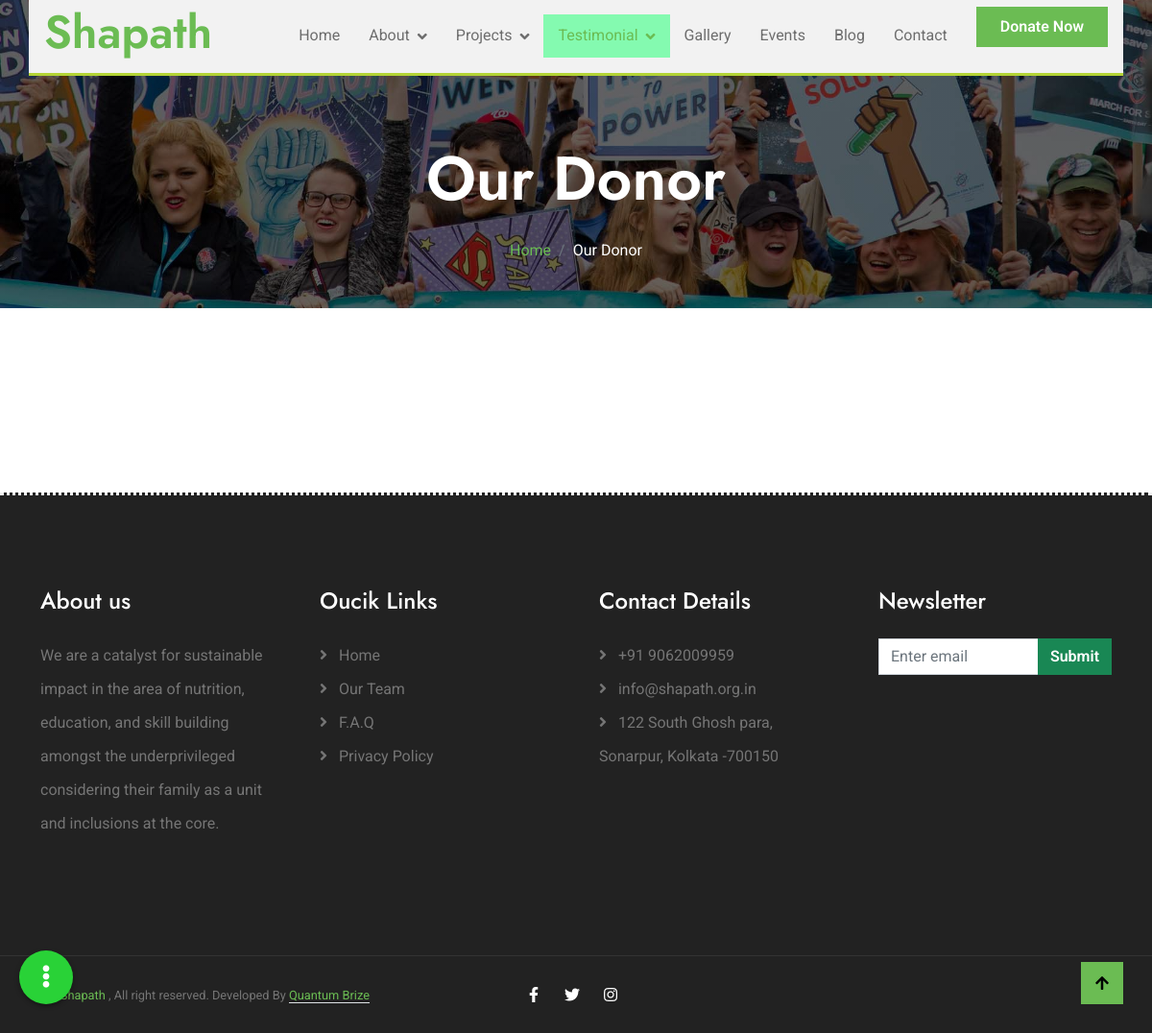
Before: /index.php/web/testimonial/our_donor with the older database file.
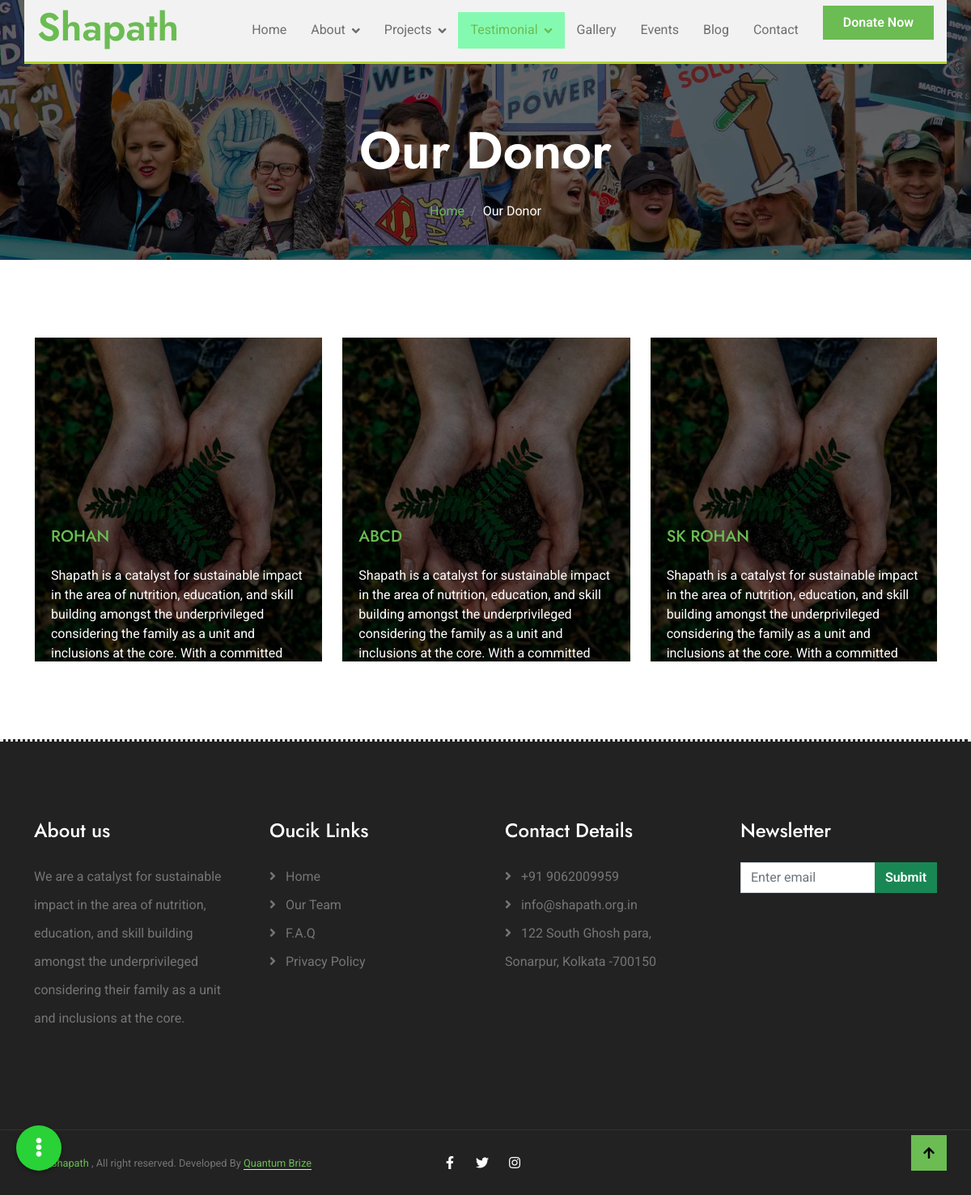
After: the same page with the newer database file.
### tables this page shows
CREATE TABLE `donors` (
  `id` int(11) NOT NULL,
  `uid` varchar(255) NOT NULL,
  `name` varchar(255) NOT NULL,
  `doner_about` longtext NOT NULL,
  `img` varchar(255) NOT NULL,
  `created_at` datetime NOT NULL DEFAULT current_timestamp(),
  `updated_at` datetime NOT NULL DEFAULT current_timestamp()
);

### application/controllers/Common.php (called while the page is built, shortened)
<?php
class Common extends CI_Controller
{
	public function init_model($model)
	{
		$this->load->model($model);
	}
	public function load_page($page, $data)
	{
		$this->load_headers($data['data_header']);
		$this->load->view($page, $data['data_page']);
		$this->load_footers($data['data_footer']);
	}
	private function load_headers($data)
	{
		$projects['projects'] = $this->Pages_model->get_all_projects();
		$this->load->view('/' . $data['site'] . '/inc/header_link.php', $data);
		$this->load->view('/' . $data['site'] . '/inc/header.php', $projects, $data);
	}
	private function load_footers($data)
	{
		$this->load->view('/' . $data['site'] . '/inc/footer.php');
		$this->load->view('/' . $data['site'] . '/inc/footer_link.php', $data);
	}
}
?>

### application/controllers/web/Testimonial.php (called while the page is built, shortened)
<?php
class Testimonial extends Load {
    public function our_donor(){
        $data = PAGE_DATA_WEB;
        $data['data_header']['testimonial'] = true;
        $data['data_page']['donors'] = $this->Pages_model->get_all_donors();
        $this->load_page('web/our_donor.php',$data);
    }
}

### index.php (called while the page is built, shortened)
<?php
require_once BASEPATH.'core/CodeIgniter.php';

### application/models/Pages_model.php (called while the page is built, shortened)
<?php
class Pages_model extends Admin_model
{
    public function get_all_donors()
    {
        $donors = $this->db
            ->select('*')
            ->from(TABLE_DONORS)
            ->get();
        $donors = $donors->result_array();
        return !empty($donors) ? $donors : [];
    }
}

### application/views/web/our_donor.php (the view, shortened to what this page needs)
<div class="container-fluid bg-breadcrumb">
    <div class="container text-center py-5" style="max-width: 900px;">
        <h3 class="text-white display-3 mb-4">Our Donor</h1>
            <ol class="breadcrumb justify-content-center mb-0">
                <li class="breadcrumb-item"><a href="index.html">Home</a></li>
                <li class="breadcrumb-item active text-white">Our Donor</li>
            </ol>
    </div>
</div>
<div class="container-fluid donation py-5">
    <div class="container py-5">
        <div class="event-carousel owl-carousel">
            <?php foreach ($donors as $donor) { ?>
                <div class="event-item">
                    <div class="donation-item">
                        <img src="<?php echo base_url($donor['img']) ?>" class="img-fluid w-100" alt="Image"
                            style="height: 400px; object-fit: cover;">
                        <div class="donation-content d-flex flex-column">
                            <h5 class="text-uppercase text-primary mb-4">
                                <?php echo $donor['name'] ?>
                            </h5>
                            <p class="text-white mb-4">
                                <?php echo $donor['doner_about'] ?>
                            </p>
                        </div>
                    </div>
                </div>
            <?php } ?>
        </div>
    </div>
</div>

### application/views/web/inc/header_link.php (shortened to what this page needs)
<!DOCTYPE html>
<html lang="en">
<head>
    <link rel="stylesheet" href="https://use.fontawesome.com/releases/v5.15.4/css/all.css" />
    <link href="https://cdn.jsdelivr.net/npm/bootstrap-icons@1.4.1/font/bootstrap-icons.css" rel="stylesheet">
    <link href="<?=base_url()?>assets/lib/owlcarousel/assets/owl.carousel.min.css" rel="stylesheet">
    <link href="<?=base_url()?>assets/lib/lightbox/css/lightbox.min.css" rel="stylesheet">
    <link href="<?=base_url()?>assets/css/bootstrap.min.css" rel="stylesheet">
    <link href="<?=base_url()?>assets/css/style.css" rel="stylesheet">

### application/views/web/inc/header.php (shortened to what this page needs)
</head>
<body>
    <div class="custom-fab-container">
        <a href="javascript:void(0);" class="custom-fab-button custom-fab-main" id="customFabMain">
            <i class="fas fa-ellipsis-v"></i>
        </a>
    </div>
    <div class="container-fluid fixed-top px-0">
        <div class="container px-0">
            <nav class="navbar navbar-light bg-light navbar-expand-xl header-nav">
                <a href="<?= base_url('home')?>" class="navbar-brand ms-3">
                    <h1 class="text-primary display-5">Shapath</h1>
                </a>
                <div class="collapse navbar-collapse bg-light" id="navbarCollapse">
                    <div class="navbar-nav ms-auto">
                        <a href="<?= base_url('home')?>" class="nav-item nav-link <?= isset($home) ? 'active' : '' ?>">Home</a>
                        <div class="nav-item dropdown">
                            <a href="" class="nav-link dropdown-toggle <?= isset($about) ? 'active' : '' ?>" data-bs-toggle="dropdown">About</a>
                        </div>
                        <div class="nav-item dropdown">
                            <a href="#" class="nav-link dropdown-toggle <?= isset($project) ? 'active' : '' ?>" data-bs-toggle="dropdown">Projects</a>
                        </div>
                        <div class="nav-item dropdown">
                            <a href="#" class="nav-link dropdown-toggle <?= isset($testimonial) ? 'active' : '' ?>" data-bs-toggle="dropdown">Testimonial</a>
                        </div>
                        <a href="<?= base_url('gallery') ?>" class="nav-item nav-link <?= isset($gallery) ? 'active' : '' ?>">Gallery</a>
                        <a href="<?= base_url('events') ?>" class="nav-item nav-link <?= isset($event) ? 'active' : '' ?>">Events</a>
                        <a href="<?= base_url('blogs')?>" class="nav-item nav-link <?= isset($blogs) ? 'active' : '' ?>">Blog</a>
                        <a href="<?= base_url('contact-us')?>" class="nav-item nav-link <?= isset($contact) ? 'active' : '' ?>">Contact</a>
                    </div>
                    <div class="d-flex align-items-center flex-nowrap pt-xl-0" style="margin-left: 15px;">
                        <a href="<?= base_url('donate')?>" class="btn-hover-bg btn btn-primary text-white py-2 px-4 me-3">Donate Now</a>
                    </div>
                </div>
            </nav>
        </div>
    </div>

### application/views/web/inc/footer.php (shortened to what this page needs)
<div class="container-fluid footer bg-dark text-body py-5">
    <div class="container py-5">
        <div class="row g-5">
            <div class="col-md-6 col-lg-6 col-xl-3">
                <div class="footer-item">
                    <h4 class="mb-4 text-white">About us</h4>
                    <p class="mb-4">We are a catalyst for sustainable impact in the area of nutrition, education,
                        and skill building amongst the underprivileged considering their family as a unit and
                        inclusions at the core.</p>
                </div>
            </div>
            <div class="col-md-6 col-lg-6 col-xl-3">
                <div class="footer-item d-flex flex-column">
                    <h4 class="mb-4 text-white">Oucik Links</h4>
                    <a href="home"><i class="fas fa-angle-right me-2"></i> Home</a>
                    <a href="our-team"><i class="fas fa-angle-right me-2"></i> Our Team</a>
                    <a href="faq"><i class="fas fa-angle-right me-2"></i> F.A.Q</a>
                    <a href=""><i class="fas fa-angle-right me-2"></i> Privacy Policy</a>
                </div>
            </div>
            <div class="col-md-6 col-lg-6 col-xl-3">
                <div class="footer-item d-flex flex-column">
                    <h4 class="mb-4 text-white">Contact Details</h4>
                    <a href="tel:+919062009959"><i class="fas fa-angle-right me-2"></i> +91 9062009959</a>
                    <a href="mailto:info@shapath.org.in"><i class="fas fa-angle-right me-2"></i> info@shapath.org.in</a>
                    <a href="https://maps.app.goo.gl/cqFBxwDGwR9mssng7"><i class="fas fa-angle-right me-2"></i> 122 South Ghosh para, Sonarpur, Kolkata
                        -700150</a>
                </div>
            </div>
            <div class="col-md-6 col-lg-6 col-xl-3">
                <div class="footer-item">
                    <h4 class="mb-4 text-white">Newsletter</h4>
                    <form action="<?= base_url('admin/Pages/add_news_letter') ?>" method="POST">
                        <div class="input-group mb-3">
                            <input type="email" class="form-control" id="email" name="email" placeholder="Enter email" aria-label="Enter email" aria-describedby="Enter email" required>
                            <div class="input-group-append">
                                <button id="news_letter" class="btn btn btn-success" type="submit">Submit</button>
                            </div>
                        </div>
                    </form>
                </div>
            </div>
        </div>
    </div>
</div>
<div class="container-fluid copyright py-4">
    <div class="container">
        <div class="row g-4 align-items-center">
            <div class="col-md-4 text-center text-md-start mb-md-0">
                <span class="text-body2"><a href="#"><i class="fas fa-copyright text-light me-2"></i>Shapath</a>
                    , All right reserved. Developed By <a class="border-bottom" target="_blank"
                        href="https://quantumbrize.com/">Quantum Brize</a></span>
            </div>
            <div class="col-md-4 text-center">
                <div class="d-flex align-items-center justify-content-center">
                    <a href="#" class="btn-hover-color btn-square text-white me-2"><i class="fab fa-facebook-f"></i></a>
                    <a href="#" class="btn-hover-color btn-square text-white me-2"><i class="fab fa-twitter"></i></a>
                    <a href="#" class="btn-hover-color btn-square text-white me-2"><i class="fab fa-instagram"></i></a>
                </div>
            </div>
        </div>
    </div>
</div>
<a href="#" class="btn btn-primary btn-primary-outline-0 btn-md-square back-to-top"><i class="fa fa-arrow-up"></i></a>

### application/views/web/inc/footer_link.php (shortened to what this page needs)
</body>
</html>

### assets/css/style.css (style rules this page uses)
.custom-fab-container { position: fixed; bottom: 20px; left: 20px; z-index: 100; }
.custom-fab-button { display: block; width: 56px; height: 56px; border-radius: 50%; background: #29d237; color: white; text-align: center; line-height: 56px; font-size: 24px; transition: all 0.3s ease; box-shadow: 0 2px 5px rgba(0, 0, 0, 0.4); margin-bottom: 10px; }
.nav-item a:hover, .nav-item a.active { background-color: #84fab0; color: #fff; }
.header-nav { border-bottom: 3px solid #b3d335; }
.back-to-top { position: fixed; right: 30px; bottom: 30px; display: flex; width: 45px; height: 45px; align-items: center; justify-content: center; transition: 0.5s; z-index: 99; }
.btn { font-weight: 600; transition: .5s; }
.btn-square { width: 32px; height: 32px; }
.btn-md-square { width: 44px; height: 44px; }
.btn-square, .btn-sm-square, .btn-md-square, .btn-lg-square { padding: 0; display: flex; align-items: center; justify-content: center; font-weight: normal; }
.btn-hover-bg { transition: 0.5s; }
.btn-hover-color { transition: 0.5s; }
.fixed-top .container { transition: 0.5s; }
.navbar { padding: 0; }
.navbar .navbar-nav .nav-link { padding: 10px 15px; font-size: 16px; transition: .5s; }
.navbar .navbar-nav .nav-link:hover, .navbar .navbar-nav .nav-link.active, .sticky-top.bg-white .navbar .navbar-nav .nav-link:hover, .sticky-top.bg-white .navbar .navbar-nav .nav-link.active { color: var(--bs-primary); }
.navbar .dropdown-toggle::after { border: none; content: "\f107"; font-family: "Font Awesome 5 Free"; font-weight: 600; vertical-align: middle; margin-left: 8px; }
@media (max-width: 1200px) { .navbar .collapse.navbar-collapse .btn-hover-bg.btn { margin-bottom: 20px; } }
.bg-breadcrumb { background: linear-gradient(rgba(0, 0, 0, 0.6), rgba(0, 0, 0, 0.6)), url(../img/breadcrumb-bg.jpg); background-position: center center; background-repeat: no-repeat; background-size: cover; padding: 100px 0 0 0; }
.donation .donation-item { position: relative; overflow: hidden; z-index: 1; }
.donation .donation-item::after { width: 100%; height: 100%; position: absolute; content: ""; top: 0; left: 0; display: flex; background: rgba(0, 0, 0, 0.5); z-index: 2; }
.donation .donation-item .donation-content { position: absolute; width: 100%; height: 100%; padding: 20px; justify-content: end; bottom: -70px; left: 0; transition: 0.5s; z-index: 3; }
.text-body2 { display: block; white-space: nowrap; overflow: hidden; text-overflow: ellipsis; font-size: 0.65rem; }
@media (min-width: 768px) { .text-body2 { display: inline; white-space: normal; font-size: 0.8rem; } }
.footer { border-top: 3px; border-right: 0; border-bottom: 0; border-left: 0; border-style: dotted; border-color: var(--bs-light); }
.footer .footer-item a, .footer .footer-item p { line-height: 35px; color: var(--bs-body); transition: 0.5s; }
.copyright { border-top: 1px solid rgba(255, 255, 255, 0.08); background: var(--bs-dark) !important; }

Changed rows visible on the page:
added donors: img (picture), name "ROHAN", doner_about "Shapath is a catalyst for sustainable impact in the area of nutrition, education, and skill building amongst the underprivileged considering the family as a unit and inclusions at the core. With a committed…"
added donors: img (picture), name "ABCD", doner_about "Shapath is a catalyst for sustainable impact in the area of nutrition, education, and skill building amongst the underprivileged considering the family as a unit and inclusions at the core. With a committed…"
added donors: img (picture), name "SK ROHAN", doner_about "Shapath is a catalyst for sustainable impact in the area of nutrition, education, and skill building amongst the underprivileged considering the family as a unit and inclusions at the core. With a committed…"
